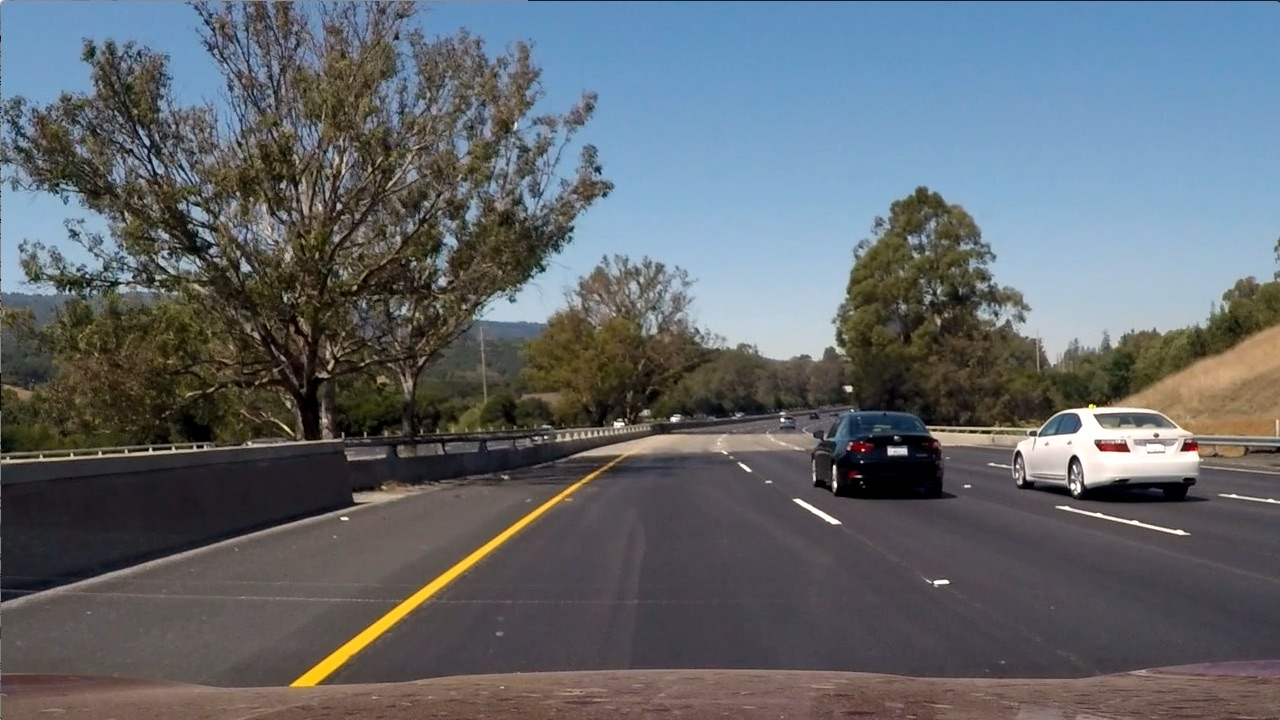
#> input picture sdc_eng/color_spaces/test6.jpg, 1280 x 720 px
$ python hls_threshold_quiz.py
#> lines starting #> are read from the running program, lines starting #| are printed output that depends on the picture; after the words box and inside, x2 and y2 are one past the last pixel; in counts of white or black regions, pixels touching at a corner belong together
import matplotlib.image as mpimg
import numpy as np
import cv2
import matplotlib.pyplot as plt

image = mpimg.imread("test6.jpg")
#> image is the input picture: shape (720, 1280, 3); mean R, G, B 97, 102.6, 107.9

def hls_select(image, thresh = (0, 255)):

#> called with thresh = (90, 255)
    hls = cv2.cvtColor(image, cv2.COLOR_RGB2HLS)
#> hls: shape (720, 1280, 3); mean of channels 0, 1, 2 76.7, 102.2, 57.5

    S = hls[:, :, 2]
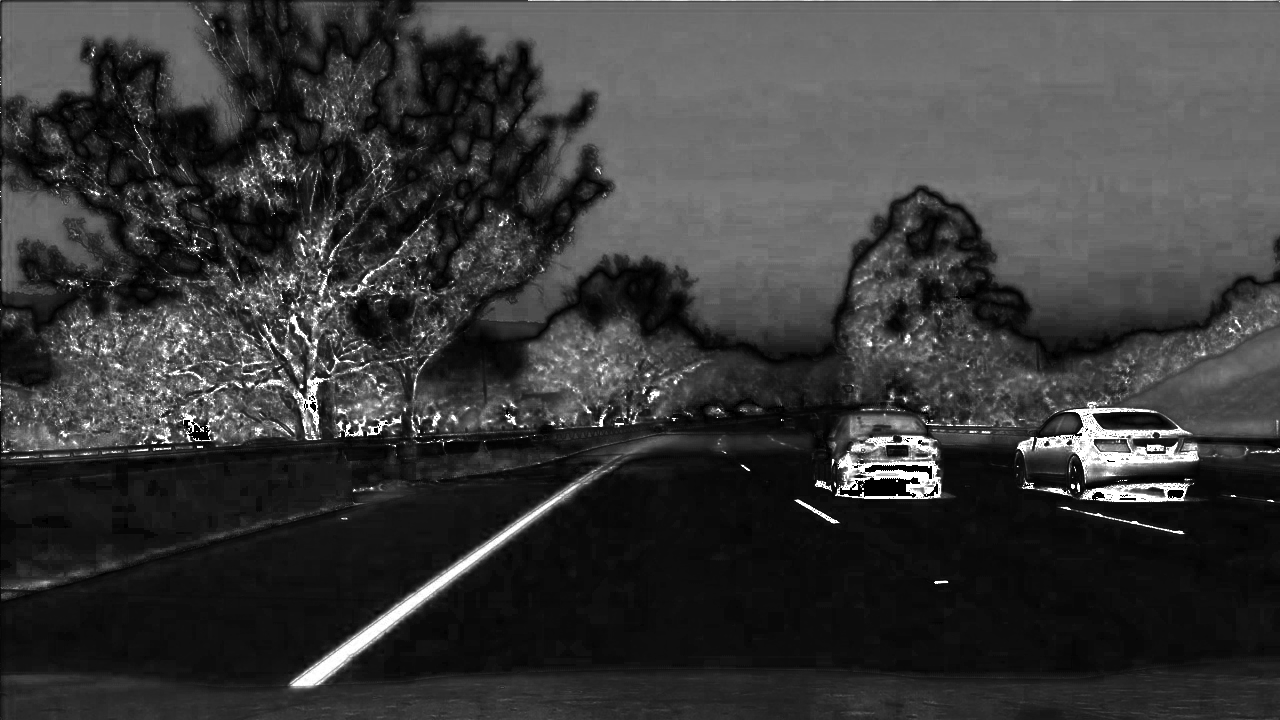
#> S: shape (720, 1280); min 0, max 255, mean 57.5

    binary = np.zeros_like(S)
    binary[(S > thresh[0]) & (S <= thresh[1])] = 1

    return binary

hls_binary = hls_select(image, thresh = (90, 255))
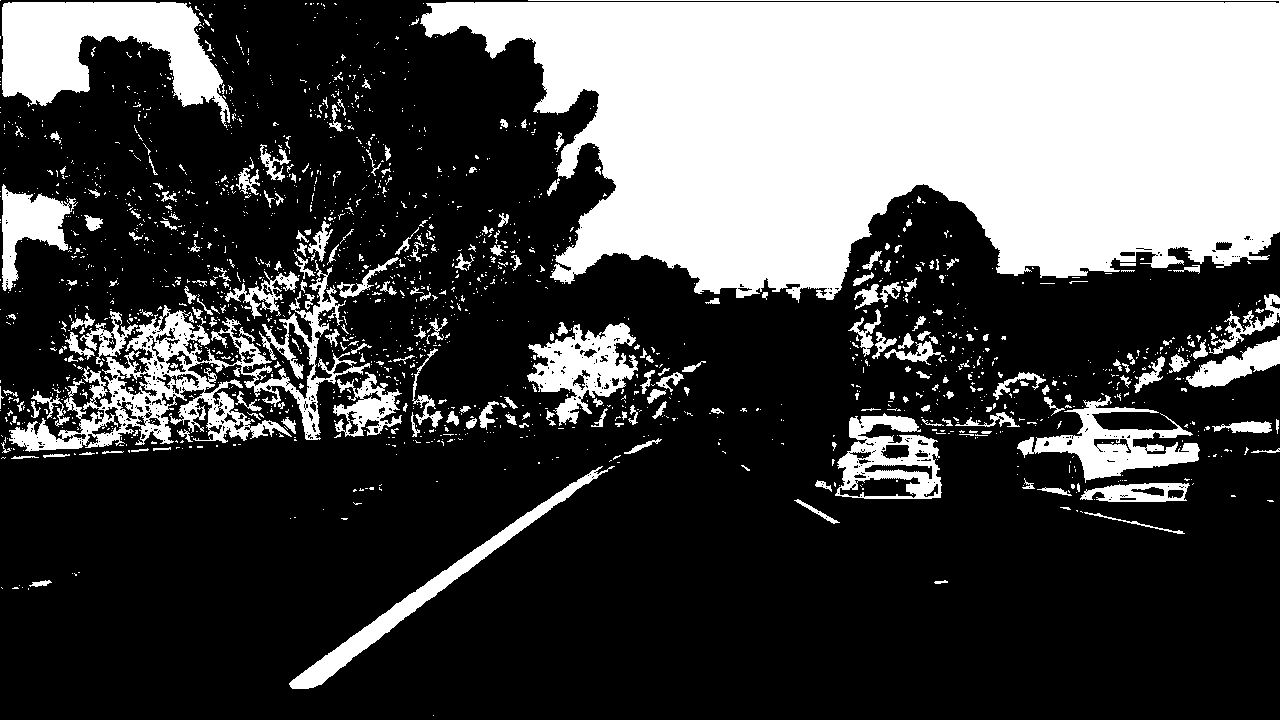
#> hls_binary: shape (720, 1280); values 0 (black) and 1 (white), 29.6% white; 1863 white regions (1622 under 20 px), largest, box (x1, y1, x2, y2) and area: (420, 0, 1280, 303) 187403, (9, 260, 370, 452) 15586, (2, 2, 230, 128) 14787

fig, (ax1, ax2) = plt.subplots(1, 2, figsize = (16, 9))
fig.tight_layout()

ax1.imshow(image)
ax1.set_title("Original Image")

ax2.imshow(hls_binary, cmap = "gray")
ax2.set_title("HLS thresholded image")

plt.subplots_adjust(left = 0., right = 1, top = 0.9, bottom = 0.)
plt.show()
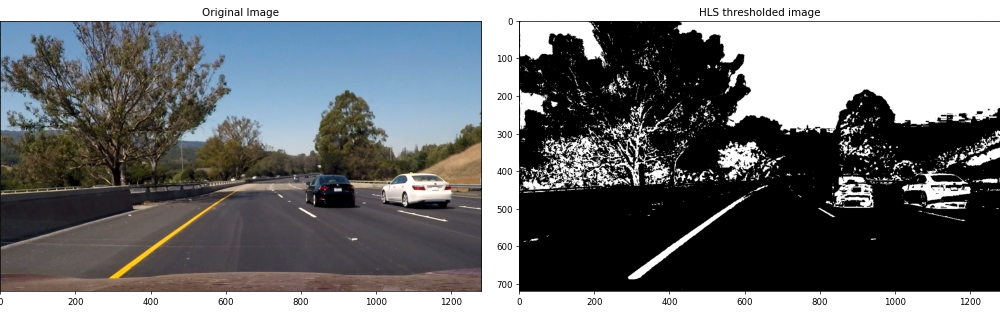
#> figure drawn by matplotlib, 2 panels

$ run again, with sdc_eng/color_spaces/bridge_shadow.jpg copied over sdc_eng/color_spaces/test6.jpg
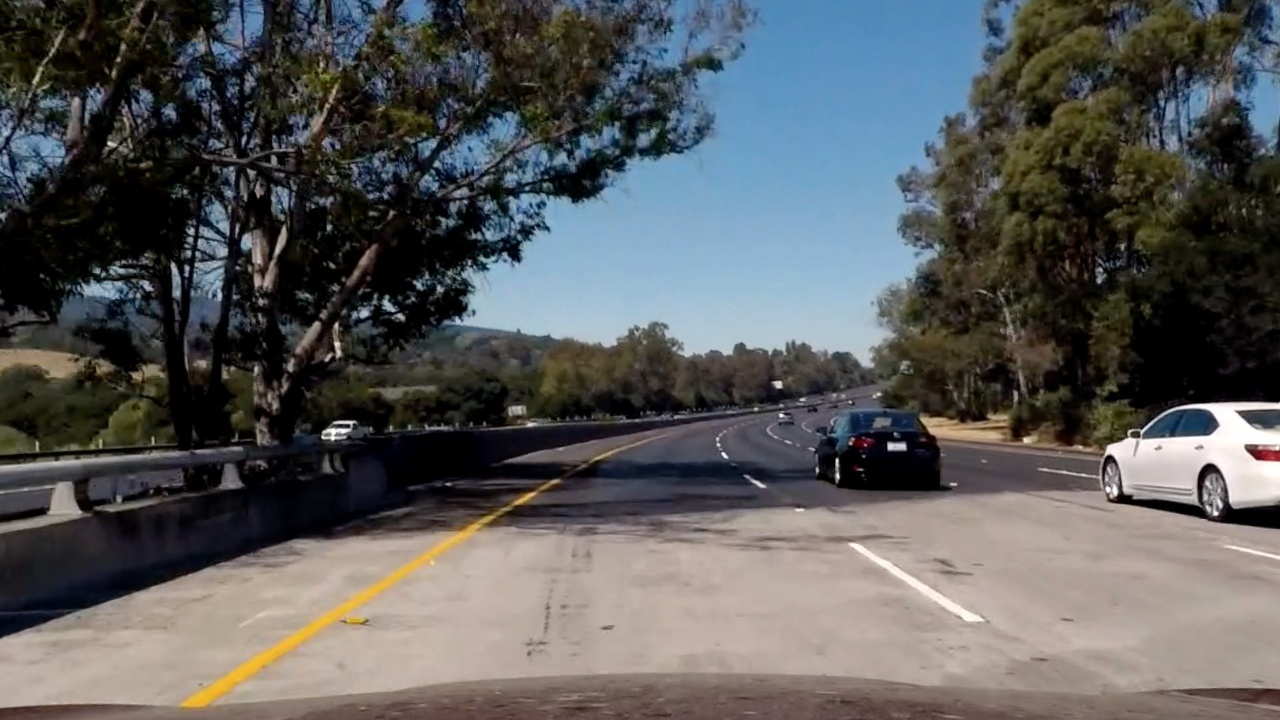
#> input picture sdc_eng/color_spaces/bridge_shadow.jpg, 1280 x 720 px
#> image is the input picture: shape (720, 1280, 3); mean R, G, B 89.7, 90.6, 90.8
#> hls: shape (720, 1280, 3); mean of channels 0, 1, 2 55.3, 90.3, 67
#> `hls_binary = hls_select(image, thresh = (90, 255))`:
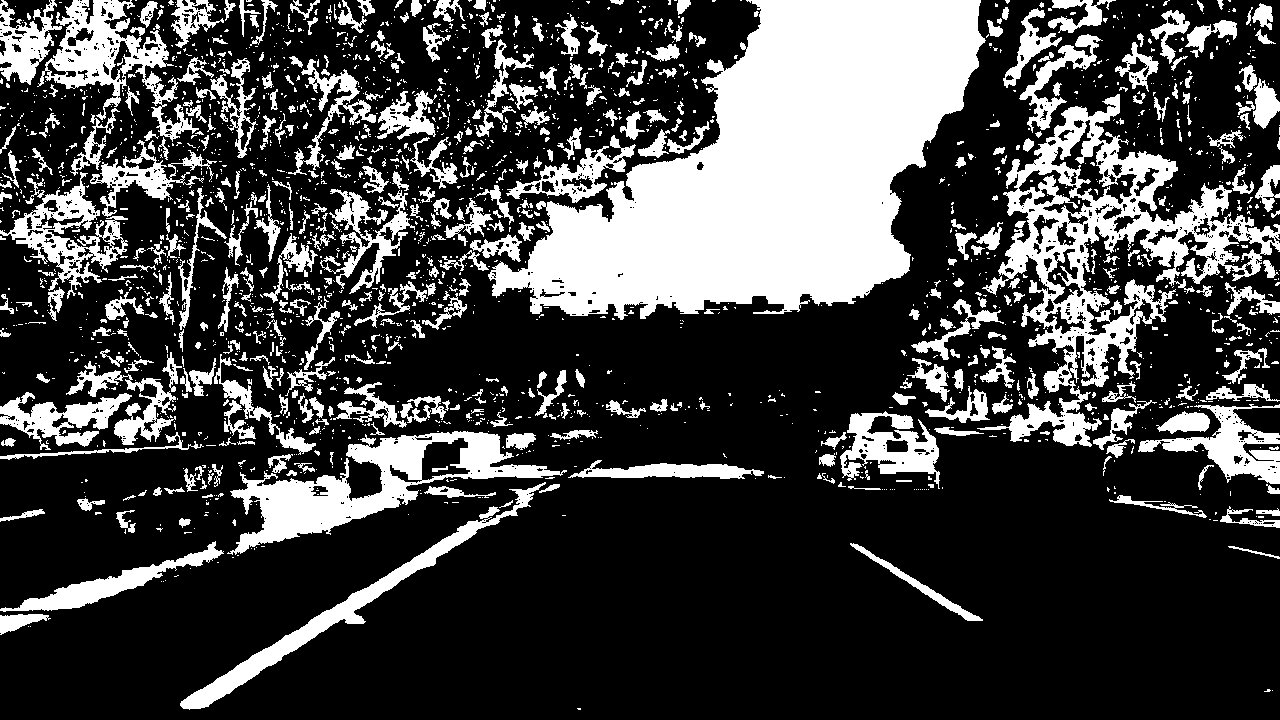
#> hls_binary: shape (720, 1280); values 0 (black) and 1 (white), 26.8% white; 2234 white regions (1744 under 20 px), largest, box (x1, y1, x2, y2) and area: (488, 0, 986, 320) 86530, (977, 94, 1280, 447) 26264, (227, 431, 567, 555) 12177
#> `plt.show()`:
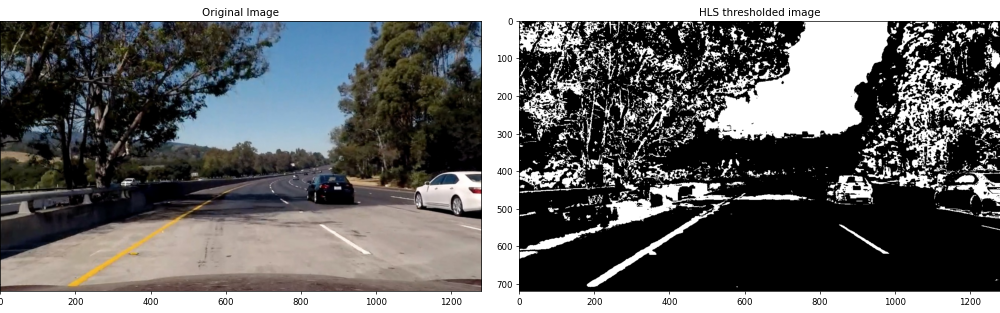
#> figure drawn by matplotlib, 2 panels

$ run again, with sdc_eng/color_spaces/signs_vehicles_xygrad.png saved as sdc_eng/color_spaces/test6.jpg
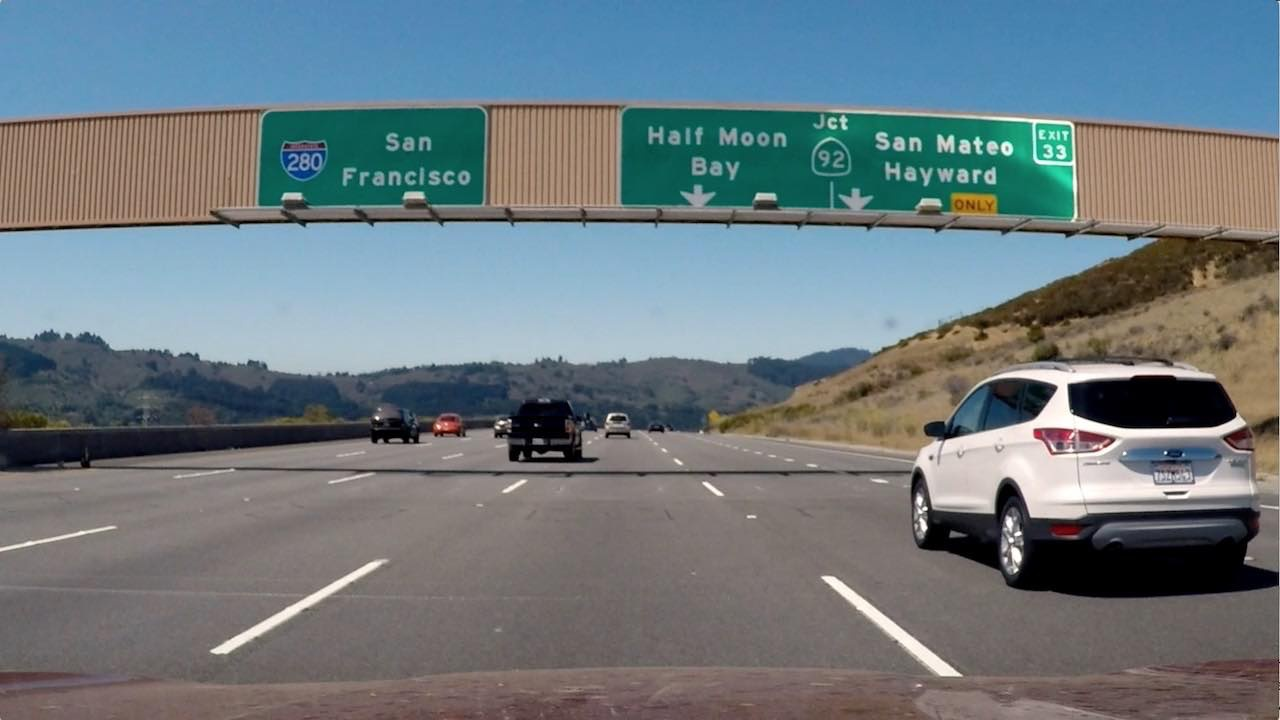
#> input picture sdc_eng/color_spaces/signs_vehicles_xygrad.png, 1280 x 720 px
#> image is the input picture: shape (720, 1280, 3); mean R, G, B 109.2, 121.6, 127.4
#> hls: shape (720, 1280, 3); mean of channels 0, 1, 2 60.6, 118.8, 64.4
#> `hls_binary = hls_select(image, thresh = (90, 255))`:
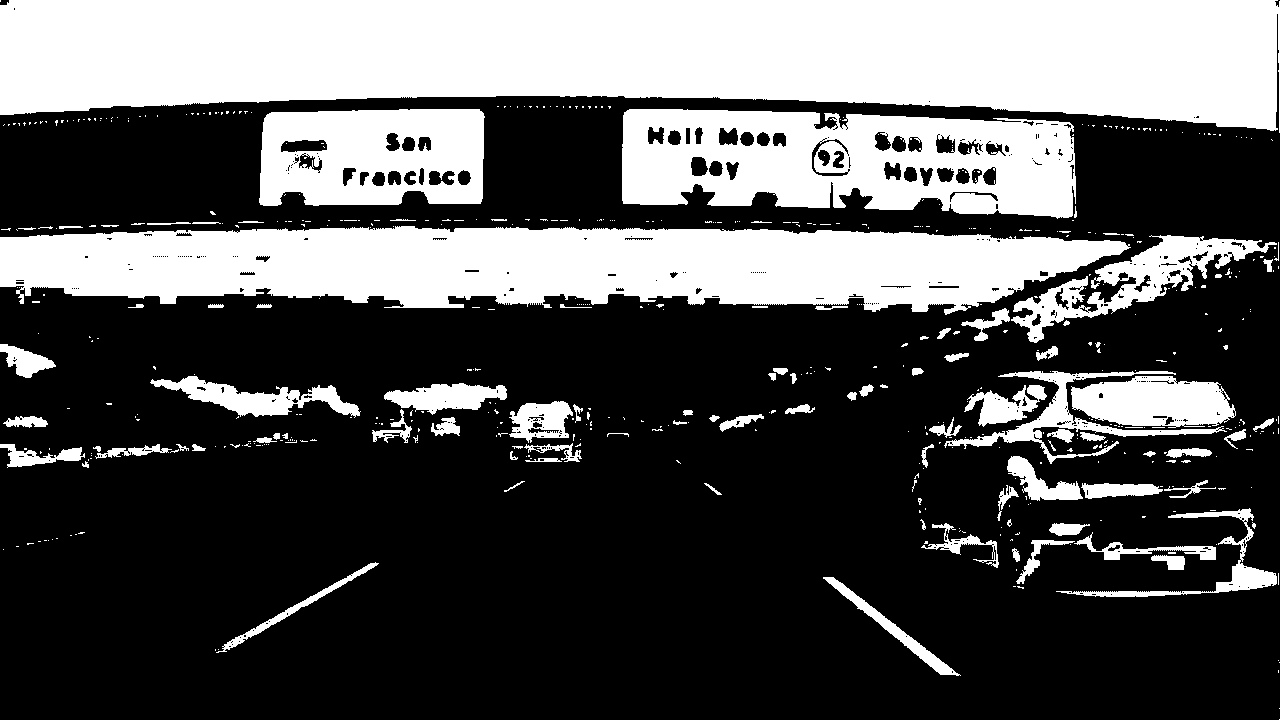
#> hls_binary: shape (720, 1280); values 0 (black) and 1 (white), 33.6% white; 560 white regions (462 under 20 px), largest, box (x1, y1, x2, y2) and area: (0, 0, 1280, 133) 134804, (0, 226, 1131, 315) 72773, (622, 109, 1076, 219) 36091
#> `plt.show()`:
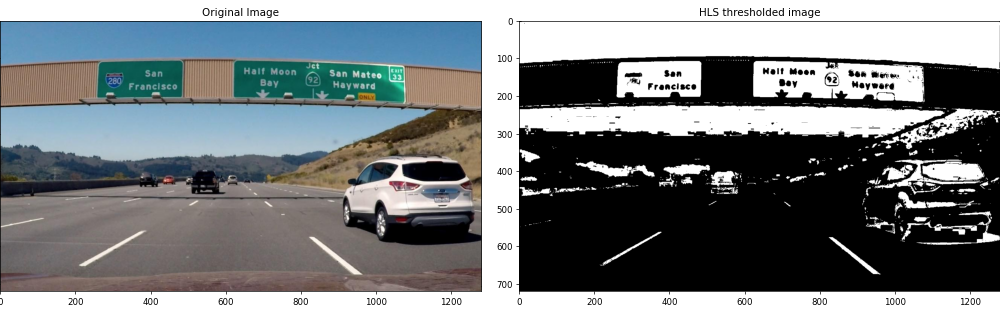
#> figure drawn by matplotlib, 2 panels
